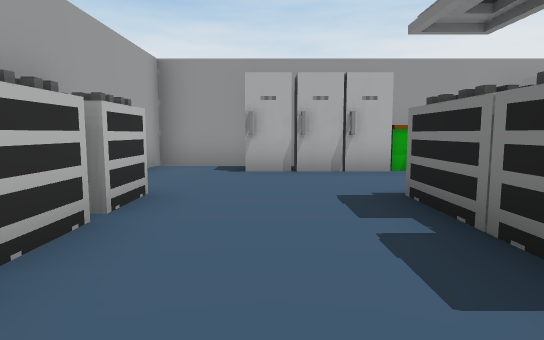
view 1 (above)

14 first-person views from a walk through a scene from a Unity 3-D project. The camera is 1.4 m above the floor, tilts 6° down and sees 75° across. The floor is counted in squares, 2 m on a side. Each view is taken from the middle of a square. On the plan, view 1 faces up. The plan holds only what a view shows up to about 11 squares ahead; the rest is blank. Door leaves are left out, so doorways stand open.

view 2
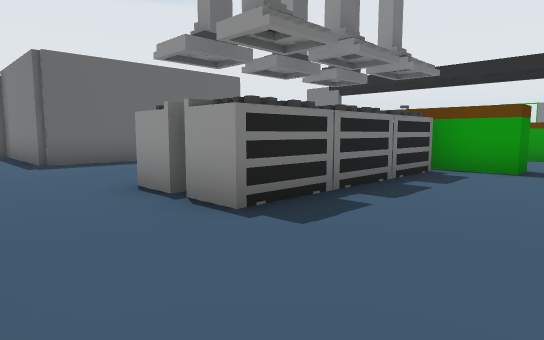

view 3
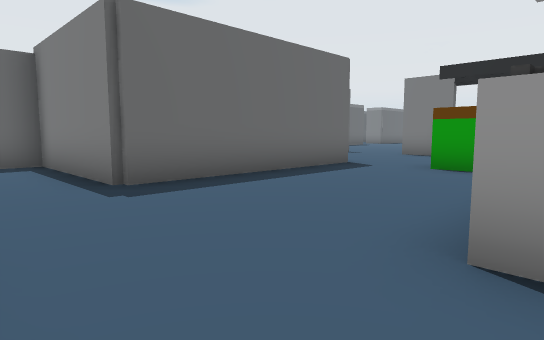

view 4
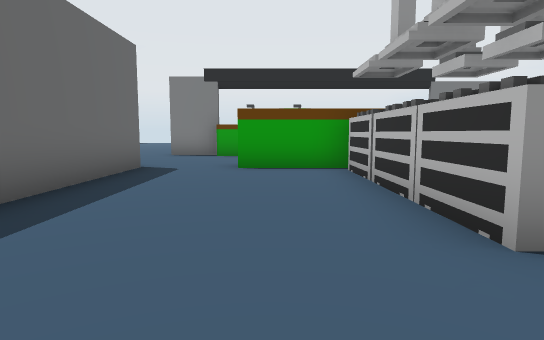

view 5
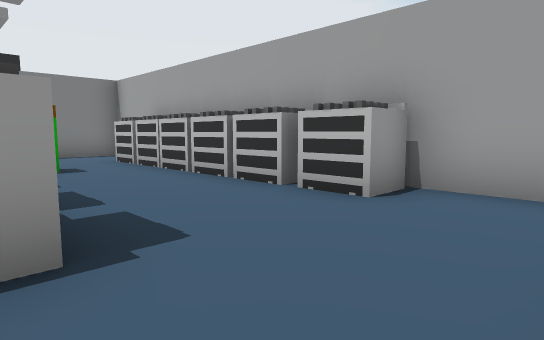

view 6
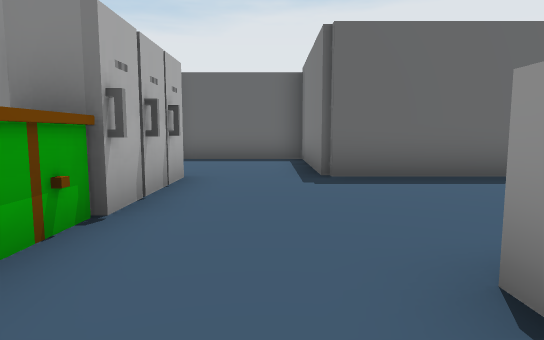

view 7
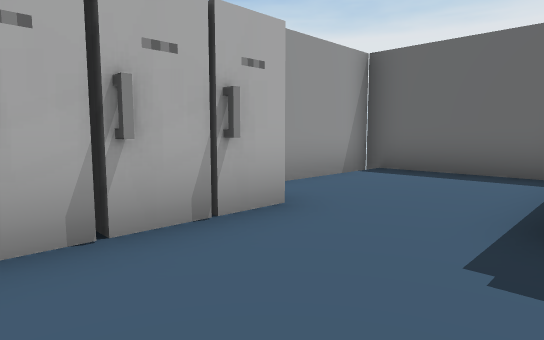

view 8
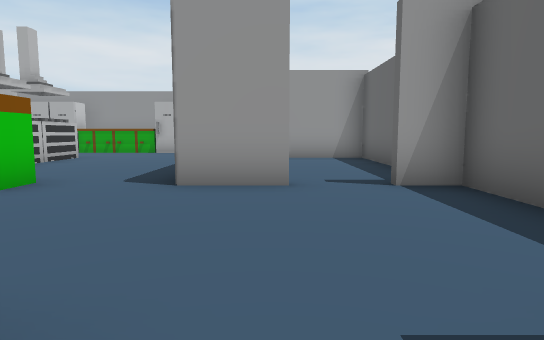

view 9
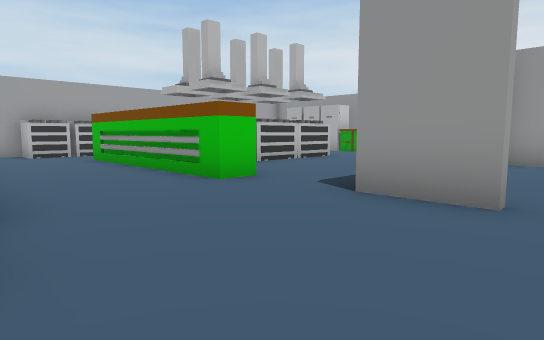

view 10
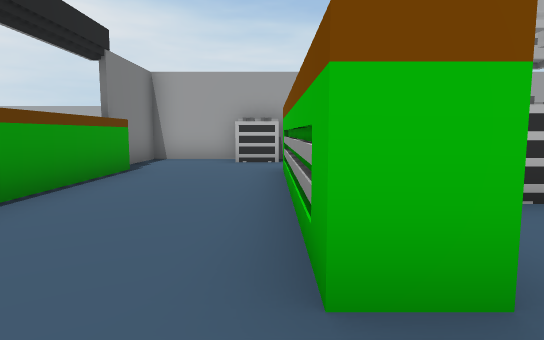

view 11
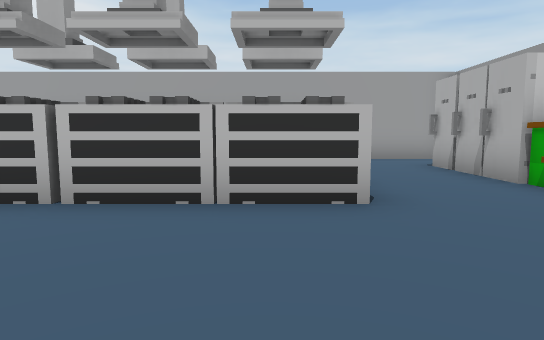

view 12
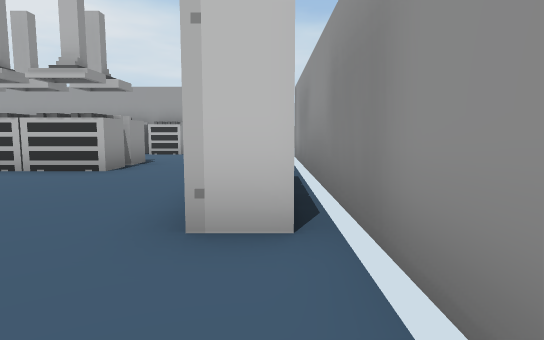

view 13
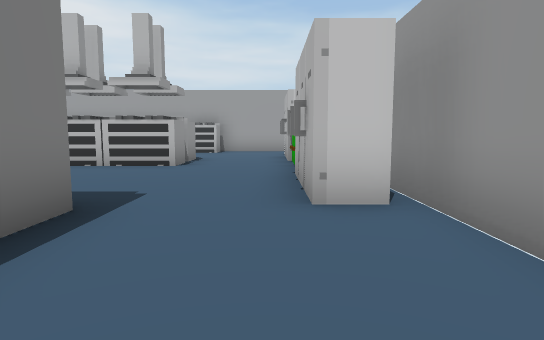

view 14
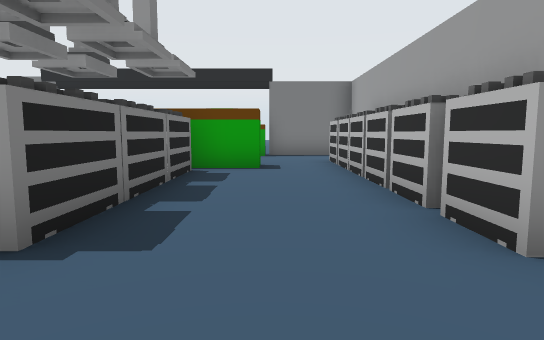

### Floor plan
Points are (right, up) in squares from view 1. A wall is a line through its corners. A room is listed if a view was taken in it or the views show most of it. See-through windows are left out.
Room 1 (views 1, 2, 3, 4, 5, 6, 7, 11, 12, 13, 14)
walls: (3.4, -1.1) (5.7, -1.1) (5.7, -1.8); (1, 7.8) (0.1, 7.8); (0.2, -1.8) (0.2, -1.1) (1.8, -1.1); (-0.4, 7.8) (-2.5, 7.8) (-2.5, 3.9); (7.7, -1.3) (7.7, 4.2) (11.5, 4.2) (11.5, 7.8) (2.1, 7.8); (-2.5, -1.6) (-2.5, -5.2) (-0.8, -5.2)
ways out: opening at (0, -3.5) to room 2; opening at (6.5, -1) to room 2
objects: other object (-2, -2); other object (-2, -1); other object (-2, 0); other object (-2, 1) to (-2, 2); other object (-2, 3); other object (-2, 4); other object (0, -5); fridge (0, 7); fridge (1, 7) to (2, 7); other object (2, 0) to (2, 1); other object (2, 2); other object (2, 3) to (2, 4); other object (3, 0) to (3, 1); other object (3, 2); other object (3, 3) to (3, 4); other object (3, 7) to (4, 7); fridge (5, 7); fridge (6, 7); fridge (7, 7)
Room 2 (views 8, 9, 10)
walls: (5.7, -1.8) (0.2, -1.8); (9.2, -1.3) (7.7, -1.3); (11.5, -2.8) (11.5, -1.3) (10.6, -1.3)
ways out: opening at (0, -3.5) to room 1; opening at (6.5, -1) to room 1; opening at (10, -1) to room 3
objects: other object (1, -5) to (3, -5); other object (4, -5) to (6, -5); other object (7, -5)
Room 3 (no view inside)
walls: (11.5, 1.4) (11.5, 4) (8.1, 4)
ways out: opening at (10, -1) to room 2

Positions as (right, up) in squares from view 1, and headings:
1: (0, 0), facing up
2: (-1, 6), facing down-right
3: (3, 6), facing down-right
4: (5, 6), facing down
5: (2, 6), facing down-left
6: (2, 5), facing right
7: (5, 4), facing up-right
8: (9, -6), facing up
9: (10, -5), facing up-left
10: (7, -2), facing left
11: (7, 3), facing left
12: (10, 7), facing left
13: (11, 6), facing left
14: (0, 6), facing down
